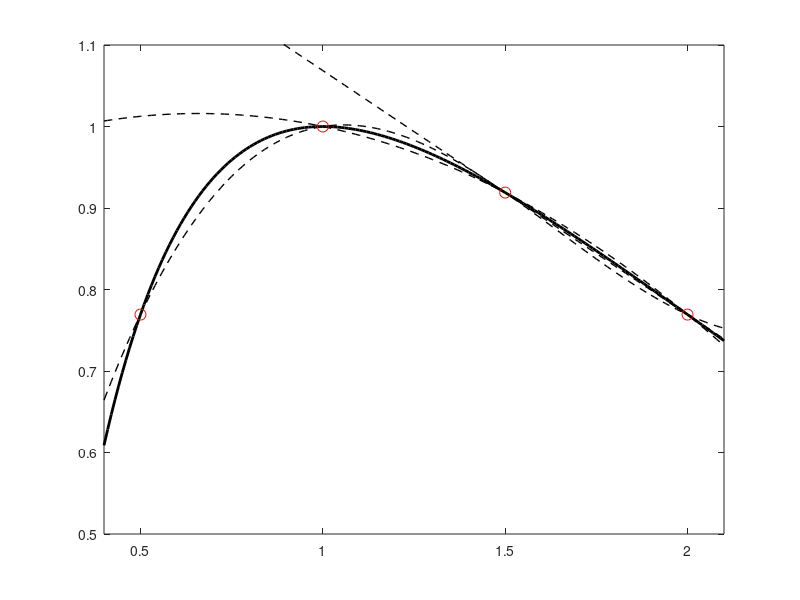

Recreate this plot in MATLAB. (Note: this script raises an error after producing the figure.)
%{
file: interpolation_splines.m

basically, this script handles 3 ways to connect the dots (interpolation):

1. lagrange polys (prob 1): builds linear, quadratic, and cubic equations manually to fit a set of points for cos(log(x)). plots them all to show how higher degree polys get closer to the real curve, then spits out the absolute error at x=1.75.
2. divided differences (prob 2): uses newton's method to build a diff table and grab coeffs for an interpolating poly. tests it at specific points, plots it, and then adds a new data point to show how easily this method updates without starting over.
3. cubic splines (prob 3): fits smooth cubic curves piece-by-piece between data points (race times). builds a tridiag matrix to solve for the a,b,c,d coeffs. uses those to predict the time at the 0.75-mile mark and uses the derivative to find the speed at the start and finish lines.
%}

clc
close all
clear 

f = @(x) cos(log(x));
nod = [0.5 1 1.5 2];

p{1} = @(x) (x-nod(4))/(nod(3)-nod(4))*f(nod(3)) + (x-nod(3))/(nod(4)-nod(3))*f(nod(4));

p{2} = @(x) (x-nod(3)).*(x-nod(4))/((nod(2)-nod(3))*(nod(2)-nod(4)))*f(nod(2)) + (x-nod(2)).*(x-nod(4))/((nod(3)-nod(2))*(nod(3)-nod(4)))*f(nod(3)) + (x-nod(2)).*(x-nod(3))/((nod(4)-nod(2))*(nod(4)-nod(3)))*f(nod(4));

p{3} = @(x) (x-nod(2)).*(x-nod(3)).*(x-nod(4))/((nod(1)-nod(2))*(nod(1)-nod(3))*(nod(1)-nod(4)))*f(nod(1)) + (x-nod(1)).*(x-nod(3)).*(x-nod(4))/((nod(2)-nod(1))*(nod(2)-nod(3))*(nod(2)-nod(4)))*f(nod(2)) + (x-nod(1)).*(x-nod(2)).*(x-nod(4))/((nod(3)-nod(1))*(nod(3)-nod(2))*(nod(3)-nod(4)))*f(nod(3)) + (x-nod(1)).*(x-nod(2)).*(x-nod(3))/((nod(4)-nod(1))*(nod(4)-nod(2))*(nod(4)-nod(3)))*f(nod(4));

xx = 0.4:0.01:2.1;
apx = [1.75];

figure(1)
plot(xx, f(xx), 'k', 'LineWidth', 2)
hold on
for i = 1:3
    plot(xx, p{i}(xx), 'k--', 'LineWidth', 1)
    for j = 1:1
        fprintf('Appx at x=%.2f: %8.6f, Err: %.6f\n', apx(j), p{i}(apx(j)), abs(f(apx(j))-p{i}(apx(j))))
    end
end
plot(nod, f(nod), 'ro', 'MarkerSize', 8)
hold off
axis([0.4 2.1 0.5 1.1])

xd1 = [-0.1; 0.0; 0.2; 0.3];
fd1 = [17.3; 2.0; 5.19; 1.0];

cfs = div(xd1, fd1);
xv = [0.1 0.4];
ap1 = dvl(xd1, fd1, xv);
fprintf('Appx gen with %i pts\n', length(xd1))
for i = 1:length(xv)
    fprintf('Appx func val at %f is %.5f\n', xv(i), ap1(i))
end
fprintf('\n')

xv2 = -0.2:0.01:0.5;
fv1 = dvl(xd1, fd1, xv2);
figure(2)
plot(xd1,fd1,'or',xv2,fv1,'-k')

xd2 = [-0.1; 0.0; 0.2; 0.3; 0.05];
fd2 = [17.3; 2.0; 5.19; 1.0; 3.125];

ap2 = dvl(xd2, fd2, xv);
fprintf('Appx gen with %i pts\n', length(xd1))
for i = 1:length(xv)
    fprintf('Appx func val at %f is %.5f\n', xv(i), ap2(i))
end
fprintf('\n')

fv2 = dvl(xd2, fd2, xv2);
figure(3)
plot(xd1,fd1,'or',xv2,fv2)

x = [0 0.25 0.5 1 1.25];
a = [0 23.04 47.37 97.45 123.66];

[n, b, c, d] = csp(x, a);

x3 = 0.75;
i = 3;
tm = a(i)+b(i)*(x3-x(i))+c(i)*(x3-x(i)).^2+d(i)*(x3-x(i)).^3;
fprintf('Pred race tm: %i:%.2f\n\n', floor(tm/60), mod(tm, 60))

x4 = 0;
i = 1;
spd = 1/(b(i)+2*c(i)*(x4-x(i))+3*d(i)*(x4-x(i)).^2);
fprintf('Pred spd strt: %.2f mi/hr\n\n', spd*3600)

x5 = x(end);
i = n;
sp2 = 1/(b(i)+2*c(i)*(x5-x(i))+3*d(i)*(x5-x(i)).^2);
fprintf('Pred spd end: %.2f mi/hr\n\n', sp2*3600)

function [n, b, c, d] = csp(x, a)
    n = length(x)-1; 
    h = x(2:end)-x(1:end-1);
    am = zeros(n+1, n+1);
    am(2:end-1, 2:end-1) = diag(2*(h(1:end - 1) + h(2:end)))+diag(h(2:end-1), 1)+diag(h(2:end-1), -1);
    am(1,1) = 1;
    am(2,1) = h(1);
    am(end-1,end) = h(end);
    am(end,end) = 1;
    bm = zeros(n+1,1);
    bm(2:end-1) = 3./h(2:end).*(a(3:end)-a(2:end-1))-3./h(1:end-1).*(a(2:end-1)-a(1:end-2));
    c = (am\bm)';
    b = (a(2:end)-a(1:end-1))./h-h/3.*(2*c(1:end-1)+c(2:end));
    d = (c(2:end)-c(1:end-1))./(3*h);
end

function cfs = div(xd, fd)
    tb = zeros(length(xd), length(xd));
    tb(:, 1) = fd;
    for j = 2:length(xd)
        for i = j:length(xd)
            tb(i,j) = (tb(i,j-1)-tb(i-1,j-1))/(xd(i)-xd(i-j+1));
        end
    end
    cfs = diag(tb);
end

function apv = dvl(xd, fd, xv)
    tb = zeros(length(xd), length(xd));
    tb(:, 1) = fd;
    for j = 2:length(xd)
        for i = j:length(xd)
            tb(i,j) = (tb(i,j-1)-tb(i-1,j-1))/(xd(i)-xd(i-j+1));
        end
    end
    cfs = diag(tb);
    apv = zeros(1,length(xv));
    for i = 1:length(xv)
        x = xv(i);
        xdf = x-xd;
        prd = ones(1, length(cfs));
        for j = 2:length(cfs) 
            prd(j) = prod(xdf(1:j-1));
        end
        apv(1,i) = prd*cfs;
    end
end
